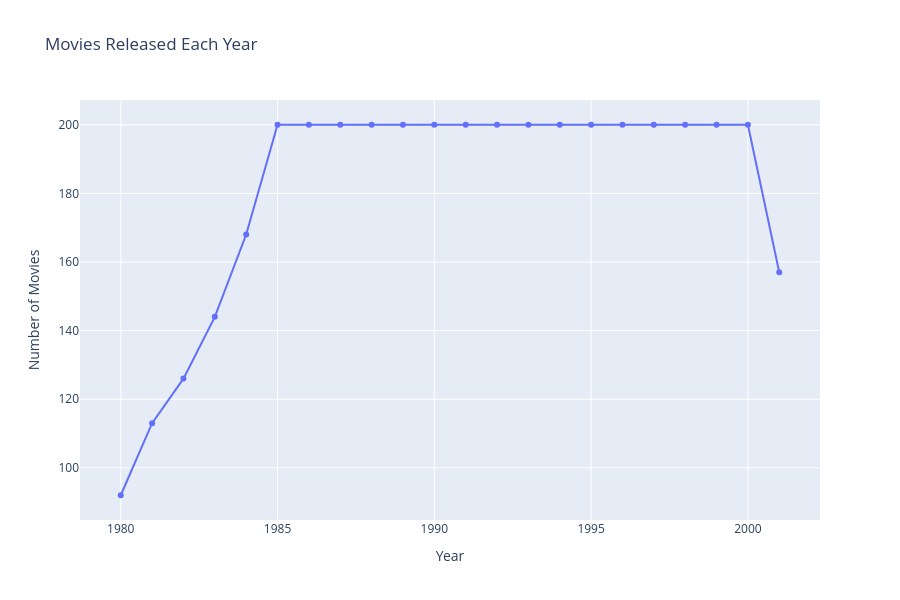

The notebook cell this image was saved under:
### Code cell
# Exercise 5
# Create a line chart showing the number of movies released each year.
# Requirements:
# Use markers.
# Add axis labels.
# Add a chart title.
movies_per_year = (movies.groupby("year").size()
    .reset_index(name="Number of Movies"))
fig = px.line(movies_per_year,x="year",y="Number of Movies",
    markers=True,title="Movies Released Each Year")
fig.update_layout(
    xaxis_title="Year",
    yaxis_title="Number of Movies",
    height=600
)
fig.show()

### Figure 1 — Plotly figure (JSON) as saved in the notebook; plotly's stock layout.template omitted (floating-point values rounded to 4 significant figures)
{"data": [{"hovertemplate": "year=%{x}<br>Number of Movies=%{y}<extra></extra>", "legendgroup": "", "line": {"color": "#636efa", "dash": "solid"}, "marker": {"symbol": "circle"}, "mode": "lines+markers", "name": "", "orientation": "v", "showlegend": false, "type": "scatter", "x": [1980, 1981, 1982, 1983, 1984, 1985, 1986, 1987, 1988, 1989, 1990, 1991, 1992, 1993, 1994, 1995, 1996, 1997, 1998, 1999, 2000, 2001], "xaxis": "x", "y": [92, 113, 126, 144, 168, 200, 200, 200, 200, 200, 200, 200, 200, 200, 200, 200, 200, 200, 200, 200, 200, 157], "yaxis": "y"}], "layout": {"height": 600, "legend": {"tracegroupgap": 0}, "title": {"text": "Movies Released Each Year"}, "xaxis": {"anchor": "y", "domain": [0, 1], "title": {"text": "Year"}}, "yaxis": {"anchor": "x", "domain": [0, 1], "title": {"text": "Number of Movies"}}}}
